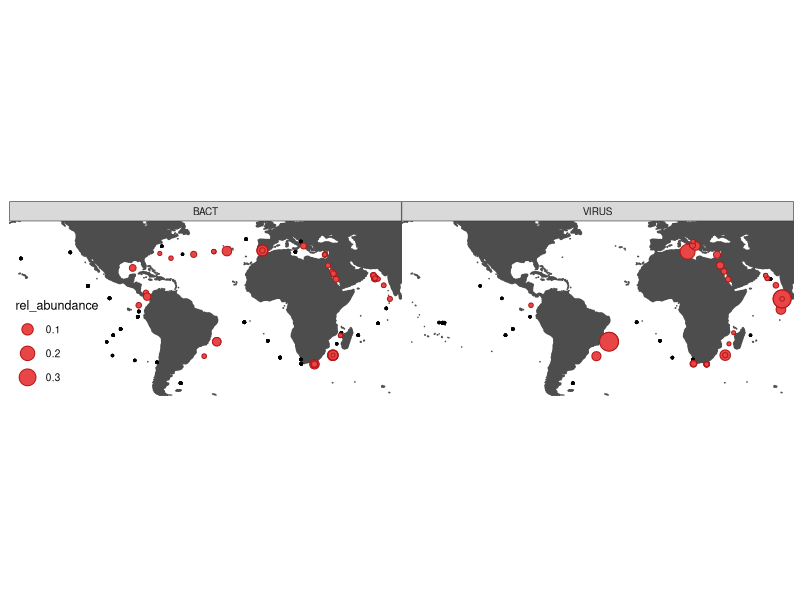

Reproduce this figure in R.
suppressMessages(library(dplyr))
library(tidyr)
library(maps)
library(ggplot2)
library(ggthemes)

#from the anvi'o summary MAGs-SUMMARY/bins_across_samples/relative_abundance.txt
df.abundance <- read.csv("./relative_abundance.txt", sep = "\t")

df.tara_metadata <- read.csv("../data/TARA_metadata.csv")[ ,c("dataset", "Latitude_Start", "Longitude_Start", "Station", "fraction")]

abundance <- gather(df.abundance,dataset,rel_abundance, -bins)

abundance <- inner_join(abundance, df.tara_metadata)

abundance <- abundance %>% filter(fraction != "GIRUS")

gg <- ggplot()

wrld <- map_data("world")

xlims = c(-155, 70)
ylims = c(-50, 50)

p <- ggplot()
p <- p + theme(panel.background = element_rect(fill =NA),
               panel.border = element_rect(colour = "#000000",
                                           size = 1,
                                           linetype = "solid",
                                           fill = NA),
               axis.title = element_blank(),
               axis.ticks.x = element_blank(),
               axis.text.x = element_blank(),
               axis.text.y = element_text(),
               axis.ticks.y = element_line(),
               legend.position="bottom",
               legend.background = element_rect(fill="white", colour = "black"),
               legend.key = element_rect(fill=NA))

#Draws the map and assigns background color for continents
p <-p + geom_polygon( data=wrld, aes(x=long, y=lat, group = group), colour="#4d4d4d", fill="#4d4d4d")#,colour="black", fill="black" )

#Plots negative stations
neg_map <- p + geom_point( data=abundance %>% filter(rel_abundance == 0),
                           shape = 21,
#                           colour = "#a7a7a7",
#                           fill = "#a7a7a7",
                           colour="black",fill="black",
                           size = 0.5,
                           aes(x=Longitude_Start, y=Latitude_Start)
)

#Add positive stations sized by rel_abundance

p <- neg_map + geom_point( data=abundance %>%
                             filter(rel_abundance > 0), 
                     shape=21, 
                     colour="#b21616", fill="#e84646",
                     aes(x=Longitude_Start, y=Latitude_Start, size=rel_abundance)
                     )
# create facetted plot by fraction
p <- p + facet_wrap(~fraction) + coord_quickmap() + theme_map()

p <- p + coord_fixed(xlim = xlims, ylim = ylims)

p
